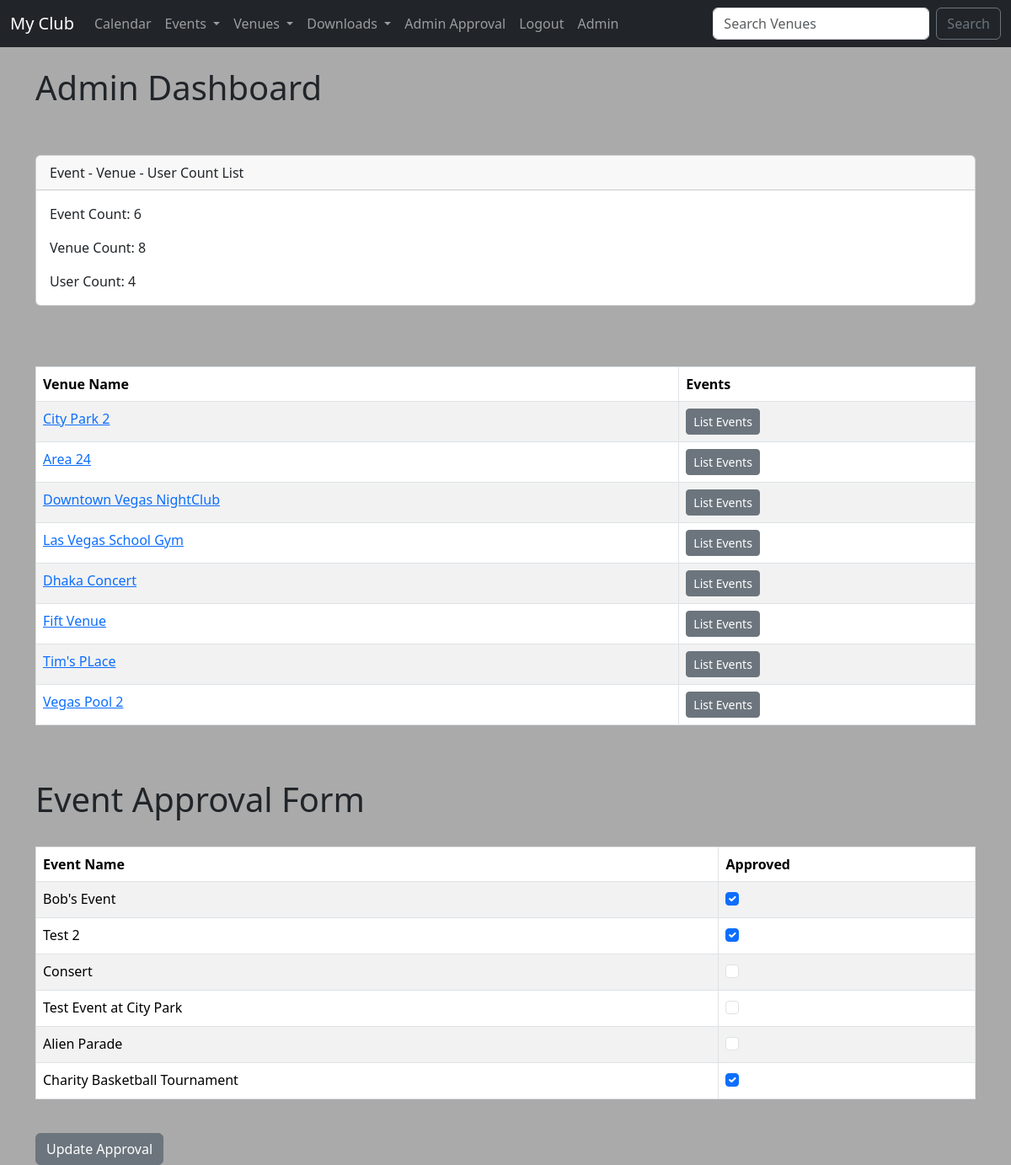
Before: /admin_approval/ (signed in) with the older database file.
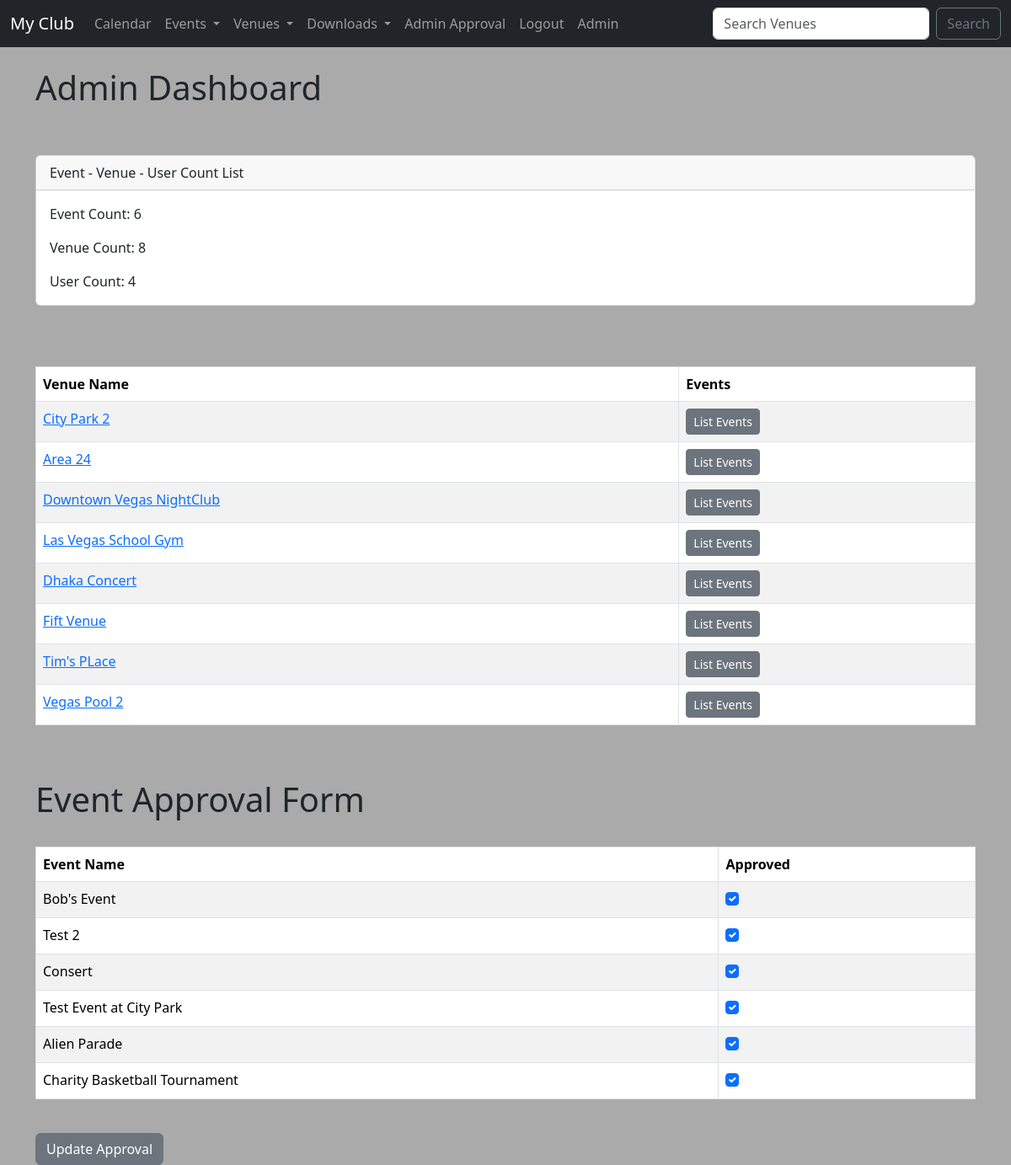
After: the same page with the newer database file.
### events/models.py (models this page shows, shortened)
class Venue(models.Model):
    name = models.CharField(max_length=120)
    address = models.CharField(max_length=300)
    zip_code = models.CharField(max_length=15)
    phone = models.CharField(max_length=25, blank=True)
    web = models.URLField(blank=True)
    email_address = models.EmailField(blank=True)
    owner = models.IntegerField(blank=False, default=1)
    venue_image = models.ImageField(null=True, blank=True, upload_to="images/")
    def __str__(self):
        return self.name

class Event(models.Model):
    name = models.CharField(max_length=120)
    event_date = models.DateTimeField()
    venue = models.ForeignKey(Venue, blank=True, null=True, on_delete=models.CASCADE)
    manager = models.ForeignKey(User, blank=True, null=True, on_delete=models.SET_NULL)
    description = models.TextField(blank=True)
    attendees = models.ManyToManyField(MyClubUser, blank=True)
    approved = models.BooleanField(default=False)
    def __str__(self):
        return self.name

### events/views.py (the view)
# urls.py: path('admin_approval/', views.admin_approval, name="admin-approval"),
def admin_approval(request):
    venue_list = Venue.objects.all()
    event_count = Event.objects.all().count()
    venue_count = Venue.objects.all().count()
    user_count = User.objects.all().count()
    event_list = Event.objects.all().order_by("-event_date")
    context = {
        "event_list" : event_list,
        "event_count" : event_count,
        "venue_count" : venue_count,
        "user_count" : user_count,
        "venue_list" : venue_list,
    }
    if request.user.is_superuser:
        if request.method == "POST":
            id_list = request.POST.getlist('boxes')
            event_list.update(approved=False)
            for x in id_list:
                Event.objects.filter(pk=int(x)).update(approved=True)
            messages.success(request, ("Event List Approval Has Been Updated!"))
            return redirect('list-events')
        else:
            return render(request, "admin_approval.html", context)
    else:
        messages.success(request, ("You aren't authorized to view this page!"))
        return redirect('home')
    return render(request, "admin_approval.html", context)

### events/templates/admin_approval.html (shortened to what this page needs)
{% extends 'base.html' %}
{% block content %}
<h1>Admin Dashboard</h1>
<br>
<br>
<form action="" method="POST">
<div class="card">
    <div class="card-header">
      Event - Venue - User Count List
    </div>
    <div class="card-body">
      <p class="card-text">Event Count: {{ event_count }}</p>
      <p class="card-text">Venue Count: {{ venue_count }}</p>
      <p class="card-text">User Count: {{ user_count }}</p>
    </div>
  </div>
<br>
<br>
<br>
<table class="table table-striped table-hover table-bordered">
    <thead>
        <tr>
            <th scope="col">Venue Name</th>
            <th scope="col">Events</th>
        </tr>
    </thead>
    <tbody>
        {% for venue in venue_list %}
        <tr>
            <td>
                <a href="{% url 'show-venue' venue.id %}">{{ venue }}</a>
            </td>
            <td>
                <a href="{% url 'venue-events' venue.id %}" class="btn btn-sm btn-secondary">List Events</a>
            </td>
        </tr>
        {% endfor %}
    </tbody>
  </table>
<br><br>
<h1>Event Approval Form</h1>
<br>
<table class="table table-striped table-hover table-bordered">
    <thead>
        <tr>
            <th scope="col">Event Name</th>
            <th scope="col">Approved</th>
        </tr>
    </thead>
    <tbody>
        {% for event in event_list %}
        <tr>
            <td>{{ event }}</td>
            <td>
                {% if event.approved %}
                <div class="form-check">
                    <input type="checkbox" class="form-check-input" checked="checked" value="{{ event.id }}" name="boxes">
                </div>
                {% else %}
                <div class="form-check">
                    <input type="checkbox" class="form-check-input" value="{{ event.id }}" name="boxes">
                </div>
                {% endif %}
            </td>
        </tr>
        {% endfor %}
    </tbody>
  </table>
  <br>
  <button class="btn btn-secondary" type="submit">Update Approval</button>
</form>
{% endblock %}

### events/templates/base.html (shortened to what this page needs)
<!DOCTYPE html>
<html lang="en">
<head>
    <link href="https://cdn.jsdelivr.net/npm/bootstrap@5.3.2/dist/css/bootstrap.min.css" rel="stylesheet">
</head>
<body style="background-color: #aaaaaa;">
    {% include 'navbar.html' %}
    <br>
<div class="container">
    {% block content %}
    {% endblock %}
</div>
</body>
</html>

### events/templates/navbar.html (shortened to what this page needs)
<nav class="navbar navbar-expand-lg navbar-dark bg-dark">
    <div class="container-fluid">
      <a class="navbar-brand" href="{% url 'home' %}">My Club</a>
      <div class="collapse navbar-collapse" id="navbarSupportedContent">
        <ul class="navbar-nav me-auto mb-2 mb-lg-0">
          <li class="nav-item">
            <a class="nav-link" href="{% url 'home' '2024' 'March' %}">Calendar</a>
          </li>
          <li class="nav-item dropdown">
            <a class="nav-link dropdown-toggle" href="#" id="navbarDropdown" role="button" data-bs-toggle="dropdown" aria-expanded="false">
              Events
            </a>
          </li>
          <li class="nav-item dropdown">
            <a class="nav-link dropdown-toggle" href="#" id="navbarDropdown" role="button" data-bs-toggle="dropdown" aria-expanded="false">
              Venues
            </a>
          </li>
          <li class="nav-item dropdown">
            <a class="nav-link dropdown-toggle" href="#" id="navbarDropdown" role="button" data-bs-toggle="dropdown" aria-expanded="false">
              Downloads
            </a>
          </li>
          {% if user.is_authenticated %}
          {% if user.is_superuser %}
          <li class="nav-item">
          <a class="nav-link" href="{% url 'admin-approval' %}">Admin Approval</a>
          </li>
          {% endif %}
          <li class="nav-item">
            <a class="nav-link" href="{% url 'logout' %}">Logout</a>
          </li>
          {% endif %}
          <li class="nav-item">
            <a class="nav-link" href="/admin">Admin</a>
          </li>
        </ul>
        <form class="d-flex" role="search" method="POST" action="{% url 'search-venues' %}">
          <input class="form-control me-2" type="search" placeholder="Search Venues" aria-label="Search" name="searched">
          <button class="btn btn-outline-secondary" type="submit">Search</button>
        </form>
      </div>
    </div>
  </nav>

Changed rows visible on the page:
changed Event "Consert": approved False → True (drawn); boxes "☐" → "☑"
changed Event "Test Event at City Park": approved False → True (drawn); boxes "☐" → "☑"
changed Event "Alien Parade": approved False → True (drawn); boxes "☐" → "☑"
